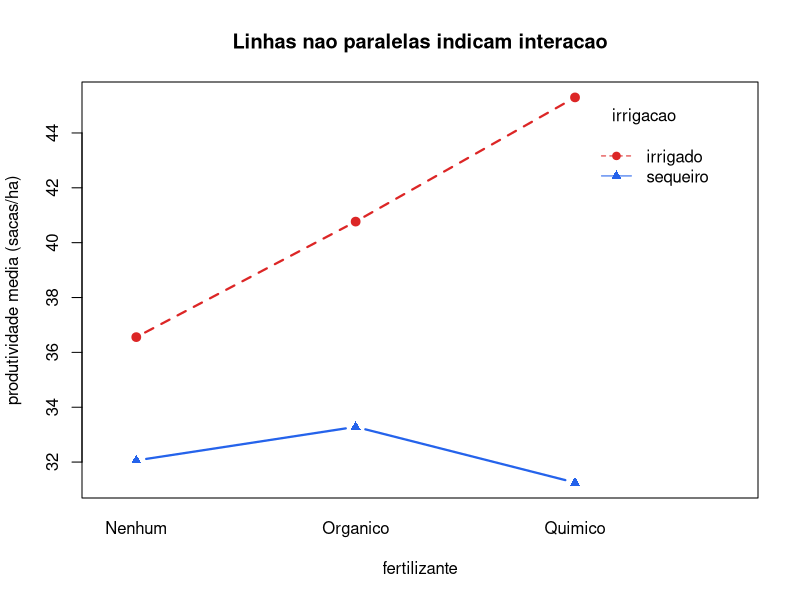

Here is the R script that generated this plot:
# ANOVA de dois fatores: fertilizante x irrigacao na produtividade

dir.create("outputs", showWarnings = FALSE)
set.seed(640)

gerar_lavouras <- function(n_por_celula = 25) {
  fertilizantes <- c("Nenhum", "Organico", "Quimico")
  irrigacoes <- c("sequeiro", "irrigado")

  # efeito do fertilizante so aparece com irrigacao (interacao real)
  ganhos <- matrix(
    c(0.0, 0.0, 0.0,
      4.0, 9.0, 14.0),
    nrow = 2, byrow = TRUE,
    dimnames = list(irrigacoes, fertilizantes)
  )

  linhas <- list()
  for (fert in fertilizantes) {
    for (irrig in irrigacoes) {
      produtividade <- 32 + ganhos[irrig, fert] + rnorm(n_por_celula, 0, 3.5)
      linhas[[length(linhas) + 1]] <- data.frame(
        produtividade = round(produtividade, 1),
        fertilizante = fert,
        irrigacao = irrig
      )
    }
  }
  do.call(rbind, linhas)
}

lavouras <- gerar_lavouras()

cat("=== MEDIA POR CELULA (fertilizante x irrigacao) ===\n")
medias_celula <- tapply(lavouras$produtividade,
                        list(lavouras$fertilizante, lavouras$irrigacao), mean)
print(round(medias_celula, 1))

modelo <- aov(produtividade ~ fertilizante * irrigacao, data = lavouras)
tabela_anova <- summary(modelo)[[1]]

cat("\n=== TABELA ANOVA ===\n")
print(tabela_anova)

p_interacao <- tabela_anova$"Pr(>F)"[3]
cat(sprintf("\nInteracao fertilizante:irrigacao -> p = %.2e : %s\n",
            p_interacao,
            ifelse(p_interacao < 0.05,
                   "SIGNIFICATIVA - o efeito do fertilizante depende da agua",
                   "nao significativa")))

if (p_interacao < 0.05) {
  cat("\n=== TUKEY HSD (pares de fertilizante) ===\n")
  tukey <- TukeyHSD(modelo, which = "fertilizante")
  print(round(tukey$fertilizante, 2))
}

# --- grafico de interacao ----------------------------------------------------
png("outputs/anova_interacao.png", width = 850, height = 480, res = 110)
interaction.plot(
  x.factor = lavouras$fertilizante,
  trace.factor = lavouras$irrigacao,
  response = lavouras$produtividade,
  fun = mean, type = "b", pch = c(19, 17),
  col = c("#dc2626", "#2563eb"), lwd = 2.2,
  xlab = "fertilizante", ylab = "produtividade media (sacas/ha)",
  trace.label = "irrigacao",
  main = "Linhas nao paralelas indicam interacao"
)
dev.off()
cat("\nGrafico de interacao salvo em outputs/anova_interacao.png\n")
